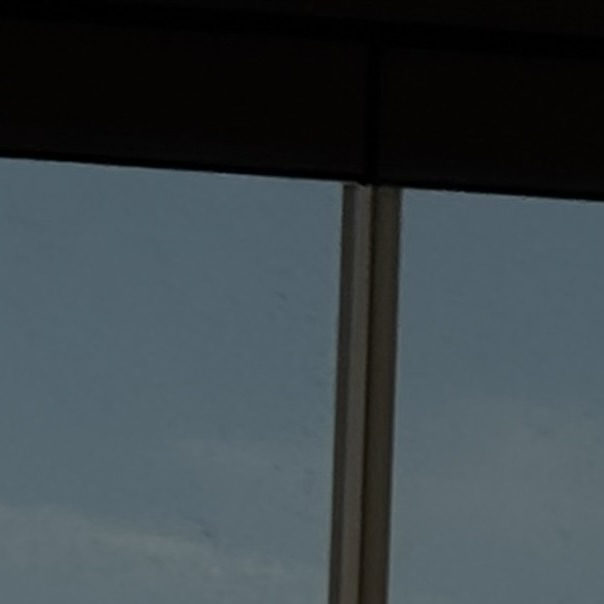
#> input picture sliced_images_v2/ciudad_25slices/ciudad_slice_000.png, 604 x 604 px; its folder holds only this picture in this run
$ python slice_images_v2.py sliced_images_v2/ciudad_25slices/ciudad_slice_000.png
#> lines starting #> are read from the running program, lines starting #| are printed output that depends on the picture
"""
Slice Images V2 - With Rotation Support

This version adds random rotation (0°, 90°, 180°, 270°) to each piece
during the slicing process. The reconstruction algorithms must then
determine both the correct position AND rotation of each piece.
"""

import os
import math
import cv2
import numpy as np
import argparse
import random


def resolve_image_path(path_or_name: str, images_dir: str = "images") -> str:
    """
    Resolve an image path or filename.
    If the provided string is an existing path, return it.
    Otherwise, try to find the file inside `images_dir`.
    """
    # If it's already a valid path, return it
    if os.path.isabs(path_or_name) and os.path.exists(path_or_name):
        return path_or_name

    if os.path.exists(path_or_name):
        return path_or_name

    # Try inside images_dir
    candidate = os.path.join(images_dir, path_or_name)
    if os.path.exists(candidate):
        return candidate

    # Try with common extensions if user provided base name without extension
    name, ext = os.path.splitext(path_or_name)
    if ext == "":
        for ext_try in [".jpg", ".jpeg", ".png", ".bmp", ".tiff"]:
            candidate_ext = os.path.join(images_dir, name + ext_try)
            if os.path.exists(candidate_ext):
                return candidate_ext

    # Fallback: return original input (slice_image_v2 will raise if invalid)
    return path_or_name


# Rotation angles: 0, 90, 180, 270 degrees
ROTATION_ANGLES = [0, 90, 180, 270]


def rotate_image(img: np.ndarray, angle: int) -> np.ndarray:
    """
    Rotates an image by the specified angle (must be 0, 90, 180, or 270).

    Args:
        img: Image to rotate
        angle: Rotation angle in degrees (0, 90, 180, 270)

    Returns:
        Rotated image
    """
    if angle == 0:
        return img.copy()
    elif angle == 90:
        return cv2.rotate(img, cv2.ROTATE_90_CLOCKWISE)
    elif angle == 180:
        return cv2.rotate(img, cv2.ROTATE_180)
    elif angle == 270:
        return cv2.rotate(img, cv2.ROTATE_90_COUNTERCLOCKWISE)
    else:
        raise ValueError(f"Invalid rotation angle: {angle}. Must be 0, 90, 180, or 270.")


def slice_image_v2(image_path, num_slices, output_dir="sliced_images_v2"):
    """
    Divides an image into num_slices square parts with RANDOM ROTATION
    and generates a text file with the correct order and rotation for reconstruction.

    Args:
        image_path (str): Path to the image to divide
        num_slices (int): Number of parts (must have exact square root)
        output_dir (str): Folder where to save the parts

    Returns:
        List of slice information dictionaries
    """
#> called with num_slices = 9, output_dir = 'sliced_images_v2'
    # Verify that num_slices has an exact square root
    sqrt_slices = int(math.sqrt(num_slices))
    if sqrt_slices * sqrt_slices != num_slices:
        raise ValueError(f"Number {num_slices} does not have an exact square root")

    # Create specific output directory for this image and number of slices
    base_name = os.path.splitext(os.path.basename(image_path))[0]
    specific_output_dir = os.path.join(output_dir, f"{base_name}_{num_slices}slices")
    os.makedirs(specific_output_dir, exist_ok=True)

    # Open the image
    try:
        img = cv2.imread(image_path)
#> img is the input picture: shape (604, 604, 3); mean B, G, R 72.8, 68.2, 58.5
        if img is None:
            raise ValueError(f"Could not load image: {image_path}")
    except Exception as e:
        raise ValueError(f"Could not open image: {e}")

    # Get image dimensions (OpenCV uses height, width, channels)
    img_height, img_width = img.shape[:2]
#> img_height = 604; img_width = 604

    # Calculate dimensions of each piece
    slice_width = img_width // sqrt_slices
#> slice_width = 201
    slice_height = img_height // sqrt_slices
#> slice_height = 201

    # Verify pieces are square (required for rotation)
    if slice_width != slice_height:
        print(f"⚠ Warning: Pieces are not square ({slice_width}x{slice_height})")
        print(f"  Adjusting to use minimum dimension: {min(slice_width, slice_height)}")
        slice_size = min(slice_width, slice_height)
        slice_width = slice_height = slice_size

    print(f"[V2 WITH ROTATION] Dividing image {image_path} into {num_slices} parts ({sqrt_slices}x{sqrt_slices})")
    print(f"Saving to folder: {specific_output_dir}")
    print(f"Original dimensions: {img_width}x{img_height}")
#| Original dimensions: 604x604
    print(f"Piece dimensions: {slice_width}x{slice_height}")
#| Piece dimensions: 201x201
    print(f"Rotation: ENABLED (random 0°, 90°, 180°, 270°)")
    print(f"Reference: Top-left corner piece is FIXED (no rotation, saved as {base_name}_slice_000.png)")

    # List to store slice order
    slice_order = []

    # Create list of positions and shuffle randomly
    slice_positions = []
    slice_index = 0
    top_left_piece = None  # Store top-left corner piece separately

    for row in range(sqrt_slices):
        for col in range(sqrt_slices):
            if row == 0 and col == 0:
                # Save top-left corner piece separately (will be placed first)
                top_left_piece = (row, col, slice_index)
            else:
                slice_positions.append((row, col, slice_index))
            slice_index += 1

    # Shuffle positions randomly (excluding top-left corner)
    random.shuffle(slice_positions)

    # Insert top-left corner piece at the beginning (will be saved as slice_000.png)
    slice_positions.insert(0, top_left_piece)

    # Process each piece in random order
    for idx, (row, col, original_position) in enumerate(slice_positions):
        # Calculate piece coordinates
        left = col * slice_width
        top = row * slice_height
        right = left + slice_width
        bottom = top + slice_height

        # Extract the piece using OpenCV (y:y+h, x:x+w)
        slice_img = img[top:bottom, left:right]

        # Apply random rotation, EXCEPT for top-left corner piece (fixed as reference)
        if row == 0 and col == 0:
            rotation_angle = 0  # Top-left corner is FIXED (no rotation)
        else:
            rotation_angle = random.choice(ROTATION_ANGLES)
        rotated_slice = rotate_image(slice_img, rotation_angle)

        # Generate filename for the piece (using random index)
        slice_filename = f"{base_name}_slice_{idx:03d}.png"
        slice_path = os.path.join(specific_output_dir, slice_filename)

        # Save the rotated piece
        cv2.imwrite(slice_path, rotated_slice)

        # Add order information for reconstruction
        slice_order.append({
            'filename': slice_filename,
            'row': row,
            'col': col,
            'original_position': original_position,
            'saved_as_index': idx,
            'rotation': rotation_angle,  # Store applied rotation
            'correct_rotation': (360 - rotation_angle) % 360,  # Rotation needed to restore
            'coordinates': {'left': left, 'top': top, 'right': right, 'bottom': bottom}
        })
#> this loop made 9 passes
#> pass 1, in slice_image_v2, `slice_img = img[top:bottom, left:right]`:
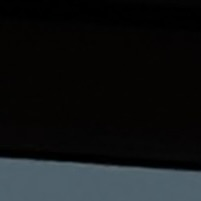
#> slice_img: shape (201, 201, 3); mean B, G, R 21.4, 20.4, 17.9
#> pass 2, in slice_image_v2, `slice_img = img[top:bottom, left:right]`:
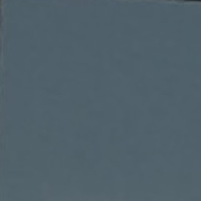
#> slice_img: shape (201, 201, 3); mean B, G, R 106.6, 97.1, 80.3
#> pass 3, in slice_image_v2, `slice_img = img[top:bottom, left:right]`:
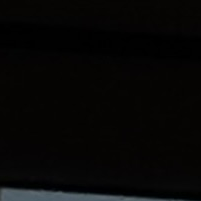
#> slice_img: shape (201, 201, 3); mean B, G, R 5.9, 6.6, 6.9
#> after the loop:
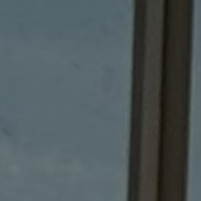
#> slice_img: shape (201, 201, 3); mean B, G, R 89.8, 87.2, 77.5
#> after the loop, slice_order = 9 items

    # Generate text file with correct order
    order_filename = f"{base_name}_order.txt"
    order_path = os.path.join(specific_output_dir, order_filename)

    with open(order_path, 'w', encoding='utf-8') as f:
        f.write(f"[VERSION 2 - WITH ROTATION]\n")
        f.write(f"Reconstruction information for: {os.path.basename(image_path)}\n")
        f.write(f"Original image: {img_width}x{img_height}\n")
        f.write(f"Division: {sqrt_slices}x{sqrt_slices} ({num_slices} pieces)\n")
        f.write(f"Piece size: {slice_width}x{slice_height}\n")
        f.write("NOTE: Pieces were saved in RANDOM ORDER with RANDOM ROTATION\n")
        f.write("REFERENCE: Top-left corner piece (Row 0, Col 0) is FIXED:\n")
        f.write(f"           - Always saved as {base_name}_slice_000.png (first file)\n")
        f.write("           - No rotation applied (0°)\n")
        f.write("-" * 70 + "\n\n")

        # Write detailed information for each piece (sorted by original position)
        f.write("\nCORRECT ORDER FOR RECONSTRUCTION:\n")
        f.write("Pos.Orig | File                | Row  | Col | Idx  | Applied Rot | Correct Rot\n")
        f.write("-" * 85 + "\n")

        # Sort by original position to show correct order
        sorted_slices = sorted(slice_order, key=lambda x: x['original_position'])
#> sorted_slices = 9 items

        for slice_info in sorted_slices:
            f.write(f"{slice_info['original_position']:8d} | {slice_info['filename']:18s} | "
                   f"{slice_info['row']:4d} | {slice_info['col']:3d} | "
                   f"{slice_info['saved_as_index']:4d} | "
                   f"{slice_info['rotation']:11d}° | "
                   f"{slice_info['correct_rotation']:10d}°\n")

        f.write("\n" + "-" * 70 + "\n")
        f.write("FILE MAPPING (File -> Original Position + Rotation):\n")
        # Sort by saved file index
        sorted_by_file = sorted(slice_order, key=lambda x: x['saved_as_index'])
#> sorted_by_file = 9 items
        for slice_info in sorted_by_file:
            f.write(f"{slice_info['filename']} -> Position {slice_info['original_position']} "
                   f"(Row {slice_info['row']}, Col {slice_info['col']}) "
                   f"Rotate {slice_info['correct_rotation']}° to restore\n")

        f.write("\n" + "-" * 70 + "\n")
        f.write("ORIGINAL COORDINATES:\n")
        for slice_info in sorted_slices:
            coords = slice_info['coordinates']
            f.write(f"{slice_info['filename']}: "
                   f"({coords['left']}, {coords['top']}) -> "
                   f"({coords['right']}, {coords['bottom']}) "
                   f"[Rotated {slice_info['rotation']}°]\n")
#> this loop made 9 passes
#> coords on passes 1 to 9: {'left': 0, 'top': 0, 'right': 201, 'bottom': 201}, {'left': 201, 'top': 0, 'right': 402, 'bottom': 201}, {'left': 402, 'top': 0, 'right': 603, 'bottom': 201}, {'left': 0, 'top': 201, 'right': 201, 'bottom': 402}, {'left': 201, 'top': 201, 'right': 402, 'bottom': 402}, {'left': 402, 'top': 201, 'right': 603, 'bottom': 402}, {'left': 0, 'top': 402, 'right': 201, 'bottom': 603}, {'left': 201, 'top': 402, 'right': 402, 'bottom': 603}, {'left': 402, 'top': 402, 'right': 603, 'bottom': 603}

    print(f"✓ Image successfully divided into {num_slices} parts WITH ROTATION")
    print(f"✓ Pieces saved to: {specific_output_dir}/")
#| ✓ Pieces saved to: sliced_images_v2/ciudad_slice_000_9slices/
    print(f"✓ Order file created: {order_path}")
#| ✓ Order file created: sliced_images_v2/ciudad_slice_000_9slices/ciudad_slice_000_order.txt

    # Print rotation summary
    rotation_counts = {}
    for info in slice_order:
        rot = info['rotation']
        rotation_counts[rot] = rotation_counts.get(rot, 0) + 1
#> this loop made 9 passes
#> rot on passes 1 to 9: 0, 270, 180, 270, 180, 90, 90, 180, 90
#> after the loop, rotation_counts = {0: 1, 270: 2, 180: 3, 90: 3}
    print(f"✓ Rotation distribution: {rotation_counts}")
#| ✓ Rotation distribution: {0: 1, 270: 2, 180: 3, 90: 3}

    return slice_order


def main():
    # Only execute interactive mode when running directly (not imported)
    parser = argparse.ArgumentParser(
        description='Divide an image into square pieces WITH RANDOM ROTATION (V2)')
    parser.add_argument('image_path', nargs='?',
                       help='Path to the image to divide')
    parser.add_argument('-n', '--num_slices', type=int, default=9,
                       help='Number of pieces (default: 9, must have exact square root)')
    parser.add_argument('-o', '--output', default='sliced_images_v2',
                       help='Output folder (default: sliced_images_v2)')

    args = parser.parse_args()

    # Interactive mode if no image path provided
    if not args.image_path:
        print("\n=== IMAGE SLICER V2 (WITH ROTATION) ===")
        print("Available images in 'images/' folder:")

        images_dir = "images"
        if os.path.exists(images_dir):
            images = [f for f in os.listdir(images_dir)
                     if f.lower().endswith(('.png', '.jpg', '.jpeg', '.bmp', '.tiff'))]
            for i, img in enumerate(images, 1):
                print(f"  {i}. {img}")

            if images:
                choice = input("\nEnter image number or full path: ").strip()
                try:
                    idx = int(choice) - 1
                    if 0 <= idx < len(images):
                        args.image_path = os.path.join(images_dir, images[idx])
                except ValueError:
                    args.image_path = choice

        if not args.image_path:
            user_input = input("Enter image path or filename in images/: ").strip()
            args.image_path = user_input

        num_input = input(f"Number of pieces [{args.num_slices}]: ").strip()
        if num_input:
            args.num_slices = int(num_input)

    # Resolve image path (accept full path or filename in images/)
    resolved = resolve_image_path(args.image_path)
    if not resolved or not os.path.exists(resolved):
        print(f"Error: Image not found: {args.image_path}")
        return
    args.image_path = resolved

    try:
        slice_image_v2(args.image_path, args.num_slices, args.output)
    except Exception as e:
        print(f"Error: {e}")


if __name__ == "__main__":
    main()

$ run again, on sliced_images_v2/dog_100slices/dog_slice_003.png
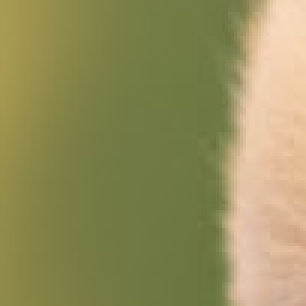
#> input picture sliced_images_v2/dog_100slices/dog_slice_003.png, 102 x 102 px (shown 3 times larger)
#> in slice_image_v2, img is the input picture: shape (102, 102, 3); mean B, G, R 91.7, 142.7, 148
#| Original dimensions: 102x102
#| Piece dimensions: 34x34
#> the loop in slice_image_v2, `for idx, (row, col, original_position) in enumerate(slice_positions):` made 9 passes
#> pass 1, in slice_image_v2, `slice_img = img[top:bottom, left:right]`:
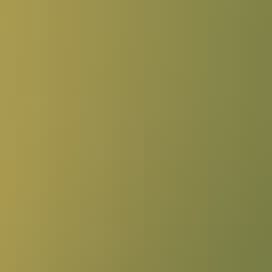
#> slice_img: shape (34, 34, 3) (shown 8 times larger); mean B, G, R 75.3, 140.2, 146.3
#> after the loop in slice_image_v2, `for idx, (row, col, original_position) in enumerate(slice_positions):`:
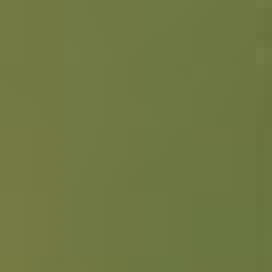
#> slice_img: shape (34, 34, 3) (shown 8 times larger); mean B, G, R 66.8, 120.2, 111.3
#> after the loop in slice_image_v2, `for idx, (row, col, original_position) in enumerate(slice_positions):`: slice_order = 9 items
#> the loop in slice_image_v2, `for slice_info in sorted_slices:` made 9 passes
#> the loop in slice_image_v2, `for slice_info in sorted_by_file:` made 9 passes
#> the loop in slice_image_v2, `for slice_info in sorted_slices:` made 9 passes
#> coords on passes 1 to 8: {'left': 0, 'top': 0, 'right': 34, 'bottom': 34}, {'left': 34, 'top': 0, 'right': 68, 'bottom': 34}, {'left': 68, 'top': 0, 'right': 102, 'bottom': 34}, {'left': 0, 'top': 34, 'right': 34, 'bottom': 68}, {'left': 34, 'top': 34, 'right': 68, 'bottom': 68}, {'left': 68, 'top': 34, 'right': 102, 'bottom': 68}, {'left': 0, 'top': 68, 'right': 34, 'bottom': 102}, {'left': 34, 'top': 68, 'right': 68, 'bottom': 102}
#| ✓ Pieces saved to: sliced_images_v2/dog_slice_003_9slices/
#| ✓ Order file created: sliced_images_v2/dog_slice_003_9slices/dog_slice_003_order.txt
#> the loop in slice_image_v2, `for info in slice_order:` made 9 passes
#> rot on passes 1 to 8: 0, 270, 180, 270, 180, 90, 90, 180
#> after the loop in slice_image_v2, `for info in slice_order:`: rotation_counts = {0: 1, 270: 2, 180: 3, 90: 3}
#| ✓ Rotation distribution: {0: 1, 270: 2, 180: 3, 90: 3}

$ run again, on sliced_images_v2/dog_16slices/dog_slice_000.png
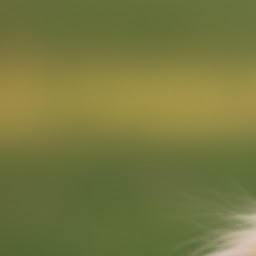
#> input picture sliced_images_v2/dog_16slices/dog_slice_000.png, 256 x 256 px
#> in slice_image_v2, img is the input picture: shape (256, 256, 3); mean B, G, R 63.7, 120.4, 117.8
#| Original dimensions: 256x256
#| Piece dimensions: 85x85
#> the loop in slice_image_v2, `for idx, (row, col, original_position) in enumerate(slice_positions):` made 9 passes
#> pass 1, in slice_image_v2, `slice_img = img[top:bottom, left:right]`:
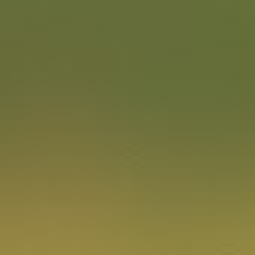
#> slice_img: shape (85, 85, 3) (shown 3 times larger); mean B, G, R 60.9, 117, 117.3
#> after the loop in slice_image_v2, `for idx, (row, col, original_position) in enumerate(slice_positions):`:
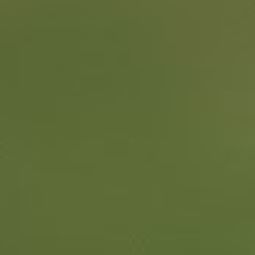
#> slice_img: shape (85, 85, 3) (shown 3 times larger); mean B, G, R 55.8, 107.5, 94.3
#> after the loop in slice_image_v2, `for idx, (row, col, original_position) in enumerate(slice_positions):`: slice_order = 9 items
#> the loop in slice_image_v2, `for slice_info in sorted_slices:` made 9 passes
#> the loop in slice_image_v2, `for slice_info in sorted_by_file:` made 9 passes
#> the loop in slice_image_v2, `for slice_info in sorted_slices:` made 9 passes
#> coords on passes 1 to 8: {'left': 0, 'top': 0, 'right': 85, 'bottom': 85}, {'left': 85, 'top': 0, 'right': 170, 'bottom': 85}, {'left': 170, 'top': 0, 'right': 255, 'bottom': 85}, {'left': 0, 'top': 85, 'right': 85, 'bottom': 170}, {'left': 85, 'top': 85, 'right': 170, 'bottom': 170}, {'left': 170, 'top': 85, 'right': 255, 'bottom': 170}, {'left': 0, 'top': 170, 'right': 85, 'bottom': 255}, {'left': 85, 'top': 170, 'right': 170, 'bottom': 255}
#| ✓ Pieces saved to: sliced_images_v2/dog_slice_000_9slices/
#| ✓ Order file created: sliced_images_v2/dog_slice_000_9slices/dog_slice_000_order.txt
#> the loop in slice_image_v2, `for info in slice_order:` made 9 passes
#> rot on passes 1 to 8: 0, 270, 180, 270, 180, 90, 90, 180
#> after the loop in slice_image_v2, `for info in slice_order:`: rotation_counts = {0: 1, 270: 2, 180: 3, 90: 3}
#| ✓ Rotation distribution: {0: 1, 270: 2, 180: 3, 90: 3}

$ run again, on sliced_images_v2/ciudad_25slices/ciudad_slice_001.png
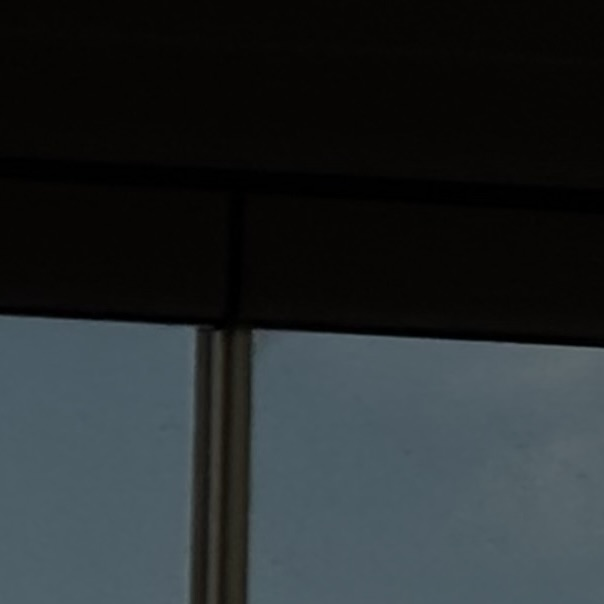
#> input picture sliced_images_v2/ciudad_25slices/ciudad_slice_001.png, 604 x 604 px
#> in slice_image_v2, img is the input picture: shape (604, 604, 3); mean B, G, R 44.4, 42.3, 36.6
#| Original dimensions: 604x604
#| Piece dimensions: 201x201
#> the loop in slice_image_v2, `for idx, (row, col, original_position) in enumerate(slice_positions):` made 9 passes
#> pass 2, in slice_image_v2, `rotated_slice = rotate_image(slice_img, rotation_angle)`:
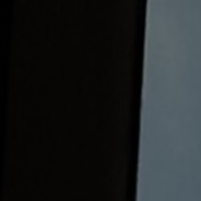
#> rotated_slice: shape (201, 201, 3); mean B, G, R 33.5, 32.7, 29.5
#> after the loop in slice_image_v2, `for idx, (row, col, original_position) in enumerate(slice_positions):`:
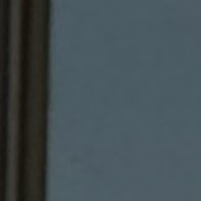
#> slice_img: shape (201, 201, 3); mean B, G, R 83.1, 78.5, 66.8
#> after the loop in slice_image_v2, `for idx, (row, col, original_position) in enumerate(slice_positions):`: slice_order = 9 items
#> the loop in slice_image_v2, `for slice_info in sorted_slices:` made 9 passes
#> the loop in slice_image_v2, `for slice_info in sorted_by_file:` made 9 passes
#> the loop in slice_image_v2, `for slice_info in sorted_slices:` made 9 passes
#> coords on passes 1 to 8: {'left': 0, 'top': 0, 'right': 201, 'bottom': 201}, {'left': 201, 'top': 0, 'right': 402, 'bottom': 201}, {'left': 402, 'top': 0, 'right': 603, 'bottom': 201}, {'left': 0, 'top': 201, 'right': 201, 'bottom': 402}, {'left': 201, 'top': 201, 'right': 402, 'bottom': 402}, {'left': 402, 'top': 201, 'right': 603, 'bottom': 402}, {'left': 0, 'top': 402, 'right': 201, 'bottom': 603}, {'left': 201, 'top': 402, 'right': 402, 'bottom': 603}
#| ✓ Pieces saved to: sliced_images_v2/ciudad_slice_001_9slices/
#| ✓ Order file created: sliced_images_v2/ciudad_slice_001_9slices/ciudad_slice_001_order.txt
#> the loop in slice_image_v2, `for info in slice_order:` made 9 passes
#> rot on passes 1 to 8: 0, 270, 180, 270, 180, 90, 90, 180
#> after the loop in slice_image_v2, `for info in slice_order:`: rotation_counts = {0: 1, 270: 2, 180: 3, 90: 3}
#| ✓ Rotation distribution: {0: 1, 270: 2, 180: 3, 90: 3}
